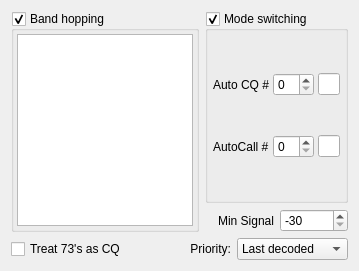
                     <widget class="QWidget" name="widget">
                      <attribute name="title">
                       <string>Others</string>
                      </attribute>
                      <layout class="QGridLayout" name="gridLayout_8" columnstretch="2,1">
                       <item row="0" column="1">
                        <widget class="QGroupBox" name="cb_autoModeSwitch">
                         <property name="sizePolicy">
                          <sizepolicy hsizetype="Preferred" vsizetype="MinimumExpanding">
                           <horstretch>0</horstretch>
                           <verstretch>0</verstretch>
                          </sizepolicy>
                         </property>
                         <property name="title">
                          <string>Mode switching</string>
                         </property>
                         <property name="checkable">
                          <bool>true</bool>
                         </property>
                         <layout class="QGridLayout" name="gridLayout_5">
                          <property name="leftMargin">
                           <number>5</number>
                          </property>
                          <property name="topMargin">
                           <number>5</number>
                          </property>
                          <property name="rightMargin">
                           <number>5</number>
                          </property>
                          <property name="bottomMargin">
                           <number>5</number>
                          </property>
                          <property name="horizontalSpacing">
                           <number>4</number>
                          </property>
                          <property name="verticalSpacing">
                           <number>2</number>
                          </property>
                          <item row="1" column="2">
                           <widget class="QLineEdit" name="le_autoCallLeft">
                            <property name="enabled">
                             <bool>true</bool>
                            </property>
                            <property name="maximumSize">
                             <size>
                              <width>40</width>
                              <height>16777215</height>
                             </size>
                            </property>
                            <property name="readOnly">
                             <bool>true</bool>
                            </property>
                           </widget>
                          </item>
                          <item row="1" column="0">
                           <widget class="QLabel" name="label_22">
                            <property name="text">
                             <string>AutoCall #</string>
                            </property>
                           </widget>
                          </item>
                          <item row="0" column="0">
                           <widget class="QLabel" name="label_21">
                            <property name="text">
                             <string>Auto CQ #</string>
                            </property>
                           </widget>
                          </item>
                          <item row="0" column="2">
                           <widget class="QLineEdit" name="le_autoCQLeft">
                            <property name="enabled">
                             <bool>true</bool>
                            </property>
                            <property name="maximumSize">
                             <size>
                              <width>40</width>
                              <height>16777215</height>
                             </size>
                            </property>
                            <property name="readOnly">
                             <bool>true</bool>
                            </property>
                           </widget>
                          </item>
                          <item row="1" column="1">
                           <widget class="QSpinBox" name="sb_autoCallCount">
                            <property name="enabled">
                             <bool>true</bool>
                            </property>
                           </widget>
                          </item>
                          <item row="0" column="1">
                           <widget class="QSpinBox" name="sb_autoCQCount">
                            <property name="enabled">
                             <bool>true</bool>
                            </property>
                           </widget>
                          </item>
                         </layout>
                        </widget>
                       </item>
                       <item row="1" column="1">
                        <layout class="QHBoxLayout" name="horizontalLayout_5">
                         <property name="spacing">
                          <number>6</number>
                         </property>
                         <item>
                          <widget class="QLabel" name="label_10">
                           <property name="text">
                            <string>Min Signal</string>
                           </property>
                           <property name="alignment">
                            <set>Qt::AlignRight|Qt::AlignTrailing|Qt::AlignVCenter</set>
                           </property>
                          </widget>
                         </item>
                         <item>
                          <widget class="QSpinBox" name="sbMindB">
                           <property name="toolTip">
                            <string>&lt;html&gt;&lt;head/&gt;&lt;body&gt;&lt;p&gt;Show only stations with signal stronger than...&lt;/p&gt;&lt;/body&gt;&lt;/html&gt;</string>
                           </property>
                           <property name="minimum">
                            <number>-30</number>
                           </property>
                           <property name="maximum">
                            <number>30</number>
                           </property>
                           <property name="value">
                            <number>-30</number>
                           </property>
                          </widget>
                         </item>
                        </layout>
                       </item>
                       <item row="2" column="0" colspan="2">
                        <layout class="QHBoxLayout" name="horizontalLayout_17">
                         <item>
                          <widget class="QCheckBox" name="cbCQonlyIncl73">
                           <property name="toolTip">
                            <string>&lt;html&gt;&lt;head/&gt;&lt;body&gt;&lt;p&gt;When &amp;quot;CQ Only&amp;quot; selected, include stations calling 73/RR73.&lt;/p&gt;&lt;/body&gt;&lt;/html&gt;</string>
                           </property>
                           <property name="text">
                            <string>Treat 73's as CQ</string>
                           </property>
                          </widget>
                         </item>
                         <item>
                          <spacer name="horizontalSpacer_8">
                           <property name="orientation">
                            <enum>Qt::Horizontal</enum>
                           </property>
                           <property name="sizeType">
                            <enum>QSizePolicy::MinimumExpanding</enum>
                           </property>
                           <property name="sizeHint" stdset="0">
                            <size>
                             <width>40</width>
                             <height>20</height>
                            </size>
                           </property>
                          </spacer>
                         </item>
                         <item>
                          <widget class="QLabel" name="label_23">
                           <property name="text">
                            <string>Priority:</string>
                           </property>
                           <property name="alignment">
                            <set>Qt::AlignRight|Qt::AlignTrailing|Qt::AlignVCenter</set>
                           </property>
                          </widget>
                         </item>
                         <item>
                          <widget class="QComboBox" name="cb_autoCallPriority">
                           <property name="sizePolicy">
                            <sizepolicy hsizetype="Fixed" vsizetype="Fixed">
                             <horstretch>0</horstretch>
                             <verstretch>0</verstretch>
                            </sizepolicy>
                           </property>
                           <property name="toolTip">
                            <string>&lt;html&gt;&lt;head/&gt;&lt;body&gt;&lt;p&gt;Priority of automatic station selection:&lt;/p&gt;&lt;p&gt;&lt;span style=&quot; font-weight:600;&quot;&gt;- Last decoded: &lt;/span&gt;call last decoded station&lt;/p&gt;&lt;p&gt;&lt;span style=&quot; font-weight:600;&quot;&gt;- Distance: &lt;/span&gt;call the station with the longest distance&lt;/p&gt;&lt;p&gt;&lt;span style=&quot; font-weight:600;&quot;&gt;- Signal strength: &lt;/span&gt;call the station with the strongest signal&lt;/p&gt;&lt;/body&gt;&lt;/html&gt;</string>
                           </property>
                           <item>
                            <property name="text">
                             <string>Last decoded</string>
                            </property>
                           </item>
                           <item>
                            <property name="text">
                             <string>Signal strength</string>
                            </property>
                           </item>
                           <item>
                            <property name="text">
                             <string>Distance</string>
                            </property>
                           </item>
                          </widget>
                         </item>
                        </layout>
                       </item>
                       <item row="0" column="0" rowspan="2">
                        <widget class="QGroupBox" name="cb_bandHopper">
                         <property name="title">
                          <string>Band hopping</string>
                         </property>
                         <property name="checkable">
                          <bool>true</bool>
                         </property>
                         <layout class="QVBoxLayout" name="verticalLayout">
                          <property name="leftMargin">
                           <number>3</number>
                          </property>
                          <property name="topMargin">
                           <number>3</number>
                          </property>
                          <property name="rightMargin">
                           <number>3</number>
                          </property>
                          <property name="bottomMargin">
                           <number>3</number>
                          </property>
                          <item>
                           <widget class="QPlainTextEdit" name="pte_bandHopper">
                            <property name="enabled">
                             <bool>true</bool>
                            </property>
                            <property name="sizePolicy">
                             <sizepolicy hsizetype="Ignored" vsizetype="Expanding">
                              <horstretch>0</horstretch>
                              <verstretch>0</verstretch>
                             </sizepolicy>
                            </property>
                            <property name="toolTip">
                             <string>&lt;html&gt;&lt;head/&gt;&lt;body&gt;&lt;p&gt;This feature allows you to set up automatic band changes.&lt;/p&gt;&lt;p&gt;&lt;br/&gt;&lt;/p&gt;&lt;p&gt;&lt;span style=&quot; font-weight:600;&quot;&gt;Syntax:&lt;/span&gt;&lt;/p&gt;&lt;p&gt;&amp;lt;hour&amp;gt;:&amp;lt;band1&amp;gt;,&amp;lt;band2&amp;gt;,&amp;lt;bandX&amp;gt;&lt;/p&gt;&lt;p&gt;&lt;br/&gt;&lt;/p&gt;&lt;p&gt;&lt;span style=&quot; font-weight:600;&quot;&gt;Example:&lt;/span&gt;&lt;/p&gt;&lt;p&gt;14:20m,40m&lt;/p&gt;&lt;p&gt;22:80m:40m&lt;/p&gt;&lt;p&gt;&lt;br/&gt;&lt;/p&gt;&lt;p&gt;In the above example, Z will switch between 20m and 40m between 14 and 22, then betwee 22 and 14 it will switch between 80m and 40m.&lt;/p&gt;&lt;/body&gt;&lt;/html&gt;</string>
                            </property>
                           </widget>
                          </item>
                         </layout>
                        </widget>
                       </item>
                      </layout>
                     </widget>
